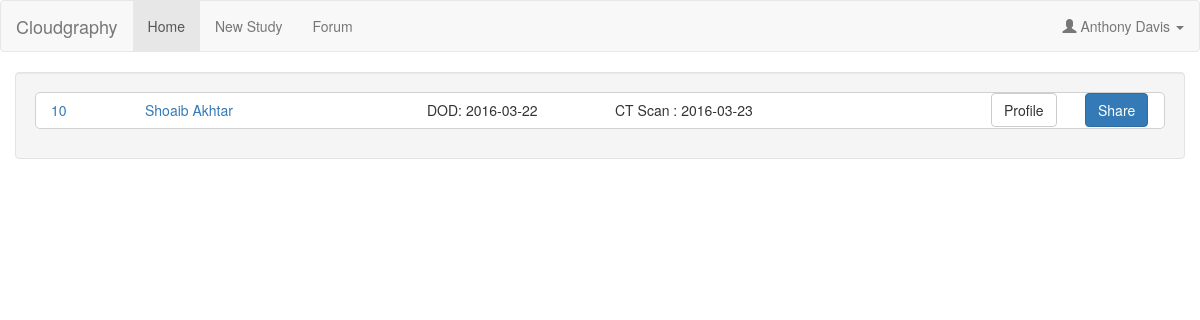
Before: /home.php (signed in) with the older database file.
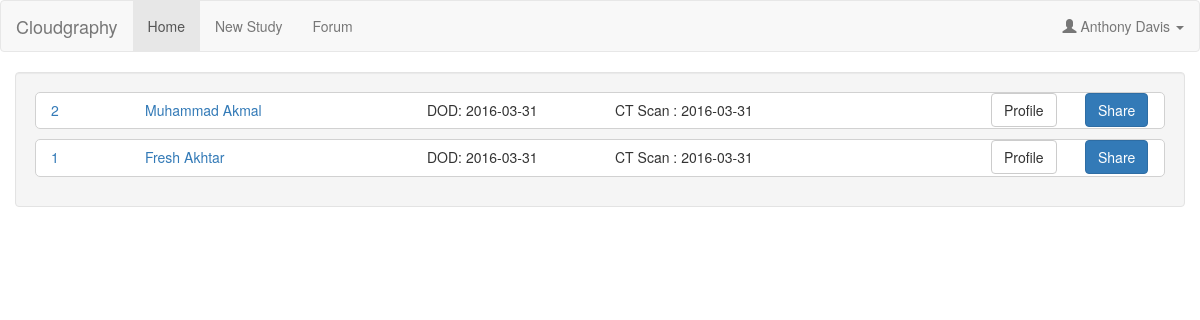
After: the same page with the newer database file.
### tables this page shows
CREATE TABLE `referees` (
  `referreeID` int(11) NOT NULL,
  `userID` int(11) NOT NULL,
  `firstName` varchar(255) NOT NULL,
  `surName` varchar(255) NOT NULL,
  `surgeryID` int(11) NOT NULL
);

CREATE TABLE `studyobject` (
  `objectID` int(11) NOT NULL,
  `objectFirstname` varchar(255) NOT NULL,
  `objectSurname` varchar(255) NOT NULL,
  `ICNumber` int(11) NOT NULL,
  `telephone` int(11) NOT NULL,
  `DOB` date NOT NULL,
  `Sex` varchar(10) NOT NULL,
  `height` smallint(6) NOT NULL,
  `weight` smallint(6) NOT NULL,
  `homeAddress` varchar(255) NOT NULL,
  `homeCity` varchar(255) NOT NULL,
  `homeState` varchar(255) NOT NULL,
  `DOD` date NOT NULL,
  `deathCause` varchar(255) NOT NULL
);

CREATE TABLE `ctscan` (
  `CTScanID` int(11) NOT NULL,
  `date` date NOT NULL,
  `time` time NOT NULL,
  `objectID` int(11) NOT NULL
);

### getUsername.php (called while the page is built, shortened)
<?php
include ('conn.php');
$userID = $_SESSION['user_id'];
if( $_SESSION['user_type'] == 'admin'){
	$sql = "SELECT * FROM administrators WHERE userID = '$userID'";
}else{
	$sql = "SELECT * FROM referees WHERE userID = '$userID'";
}
			$result = $conn->query($sql);
			$row = $result->fetch_assoc();
			$fName=$row['firstName'];
			$sName=$row['surName'];
			if( $_SESSION['user_type'] != 'admin'){
			$referreeID = $row['referreeID'];
			}
?>

### home.php (the view, shortened to what this page needs)
<!DOCTYPE html>
<html lang="en">
<head>
  <link rel="stylesheet" href="http://maxcdn.bootstrapcdn.com/bootstrap/3.3.6/css/bootstrap.min.css">
</head>
<body id="fullBody">
<div class="navBar">
<?php
$include = "home";
 include 'navBar.php';
 ?>
  </div>
<div class=" well container">
<?php
	if( $_SESSION['user_type'] == 'admin'):
	?>
	<?php
	 $sql= ("SELECT DISTINCT study.`referreeID`, `firstName`, `surName` FROM referees
		 INNER JOIN study ON referees.`referreeID`=study.`referreeID`
		 ORDER BY `referees`.`firstName` ASC  ");
		$result = $conn->query($sql);
		if ($result->num_rows > 0) :
		while ($row = $result->fetch_assoc()):
		$fName = $row['firstName'];
		$sName = $row['surName'];
		$id = $row['referreeID'];
		?>
		<h3><?php	echo $fName ." " .$sName?> </h3>
	<?php
	$sql_bar = ("SELECT * FROM studyobject
	INNER JOIN ctscan ON studyobject.`objectID`=ctscan.`objectID`
	INNER JOIN study ON ctscan.`objectID` = study.`objectID`
	WHERE referreeID = $id
	ORDER BY `ctscan`.`date` DESC ");
		 include 'home_profile.php';
		?>
		<?php
		endwhile;
		endif;
		else:
		$sql_bar=("SELECT * FROM studyobject
		INNER JOIN study ON studyobject.objectID = study.objectID
		INNER JOIN ctscan ON studyobject.`objectID`=ctscan.`objectID`
		WHERE study.referreeID = '$referreeID'
		ORDER BY `ctscan`.`date` DESC");
		include 'home_profile.php';
		endif;
		?>
</div>
</body>
</body>
</html>

### navBar.php (shortened to what this page needs)
<!DOCTYPE html>
<?php
include ('getUsername.php');
?>
<html>
<nav class= "navbar navbar-default">
  <div class="container-fluid">
    <div class="navbar-header">
      <a class="navbar-brand" href="home.php">Cloudgraphy</a>
    </div>
    <ul class="nav navbar-nav">
      <li class="<?php if ($include=="home"){echo 'active';}?>"><a href="home.php">Home</a></li>
	 <li class="<?php if ($include=="newPatient"){echo 'active';}?>"><a href="studyNew.php">New Study</a></li>
<?php if( $_SESSION['user_type'] != 'admin'):?>
	<li class="<?php if ($include=="forum"){echo 'active';}?>"><a href="forum.php">Forum</a></li>
<?php endif?>
	</ul>
	      <ul class="nav navbar-nav navbar-right">
				<li><a class="dropdown-toggle" data-toggle="dropdown" href="#"><span class="glyphicon glyphicon-user"></span><?php echo" " .$fName." " .$sName;?>  <span class="caret"></span></a>
				</li>
		  </ul>
		  </nav>
		  </html>

### home_profile.php (shortened to what this page needs)
<?php
$result_bar = $conn->query($sql_bar);
	if ($result_bar->num_rows > 0) :
	while($row_bar = $result_bar->fetch_assoc()) :
	?>
	<div class="col-md-12" style= "background:#ffffff; border-radius: 5px;  border-style: solid;
    border-width: 1px; margin-bottom: 10px; border-color: #D1D1D1">
	<div class="row">
				<a href = "viewer.php?ct=<?php echo $row_bar['CTScanID'];?>" style="cursor:pointer"><div class="col-sm-1">
				<div class="input-group">
				<h5><?php echo $row_bar['objectID'];?></h5>
				</div>
				</div>
				<div class="col-sm-3">
				<div class="input-group">
				<h5><?php echo $row_bar['objectFirstname'] ." ". $row_bar['objectSurname'];?></h5>
				</div>
				</div></a>
				<div class="col-sm-2">
				<div class="input-group">
				<h5>DOD: <?php echo $row_bar['DOD']?></h5>
				</div>
				</div>
				<div class="col-sm-2">
				<div class="input-group">
				<h5>CT Scan : <?php echo $row_bar['date']?></h5>
				</div>
				</div>
				<div class="col-sm-2">
				</div>
				<div class="col-sm-1">
				<div class="input-group">
				<a href="studyProfile.php?add=<?php echo $row_bar['objectID'];?>"><button class="btn btn-default">Profile</button></a>
				</div>
				</div>
				<div class="col-sm-1">
				<div class="input-group">
				<a href="#?obID=<?php echo $row_bar['objectID'];?>"><button class="btn btn-primary" id="btn_show" onclick="show()">Share</button></a>
				</div>
				</div>
	</div>
	</div>
	<?php
	endwhile;
	else: ?>
	<h3> No Record Found!<h3>
	<?php endif;	?>

Changed rows visible on the page:
removed studyobject: ctscan.objectID "10", objectFirstname "Shoaib", objectSurname "Akhtar", DOD "2016-03-22", ctscan.date "2016-03-23"
added studyobject: ctscan.objectID "2", objectFirstname "Muhammad", objectSurname "Akmal", DOD "2016-03-31", ctscan.date "2016-03-31"
added studyobject: ctscan.objectID "1", objectFirstname "Fresh", objectSurname "Akhtar", DOD "2016-03-31", ctscan.date "2016-03-31"
